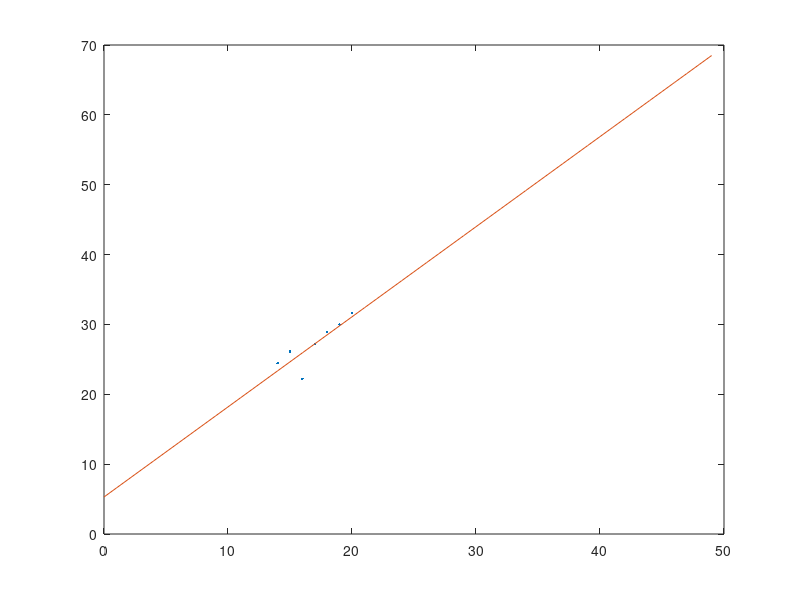

MATLAB code to generate this figure:
clc;
clear;

MSK=dlmread("sleeplessnights.txt"); % I read the data from the file 
% and assign it to the matrix MSK

cekirgeSK=transpose(MSK(:,1)); % I assigned the first column to cekirgeSK
temp_fahrSK=transpose(MSK(:,2));%I assigned the second column to cekirgeSK

for i=1:7
    temp_celcSK(i)=(temp_fahrSK(i)-32)*5/9; %I used the formula to calculate
    %temperature in celcius degrees
end

sum_xSK=0; %this is a12 of my derived value of a1SKx+a0SK function to the matrix MSK
%which is the number of the crickets
sum_xsquareSK=0; % this is a22 of my derived value of a1x+a0 function to the matrix MSK
%which is the square of the number of crickets
sum_ySK=0;%this is a11 of the matrix VSK which is the sum of all celcius degrees
sum_yxSK=0;%this is a21 of the matrix VSK which is the 
% multiplication of the number of crickets and sum of all celcius degrees
NSK=7; %number of data
for i=1:7 %this loop calculates matrix MSK and VSK's values and assigns each value 
    % to calculate the values that I stated above
    sum_xSK=sum_xSK+cekirgeSK(i); %the number of the crickets
    sum_xsquareSK=sum_xsquareSK+cekirgeSK(i)^2;%the square of the number of crickets
    sum_ySK=sum_ySK+temp_celcSK(i);%sum of celcius degrees
    sum_yxSK=sum_yxSK+cekirgeSK(i)*temp_celcSK(i);%multiplication of the number of 
    % crickets and sum of celcius degrees
end

MSK=[NSK,sum_xSK; sum_xSK,sum_xsquareSK]; %MSK and VSK matrixes are used to help us
% to find a0SK and a1SK values to create the function which we will use to fit the curve

VSK=[sum_ySK;sum_yxSK];

coeffsSK=MSK\VSK; %coeffsSK are the solution of the MSK\V which is the matrix that gives
%a0SK and a1SK values

a0SK=coeffsSK(1);
a1SK=coeffsSK(2);

xxSK=0:49;
for i=1:50
    fSK(i)=a1SK*xxSK(i)+a0SK; %function that we use to fit the curve
end

plot(cekirgeSK,temp_celcSK,".",xxSK,fSK)
chi_squareSK=0;
for i=1:7
    chi_squareSK=chi_squareSK+(cekirgeSK(i)-fSK(i))^2/fSK(i);
end
chi_squareSK




